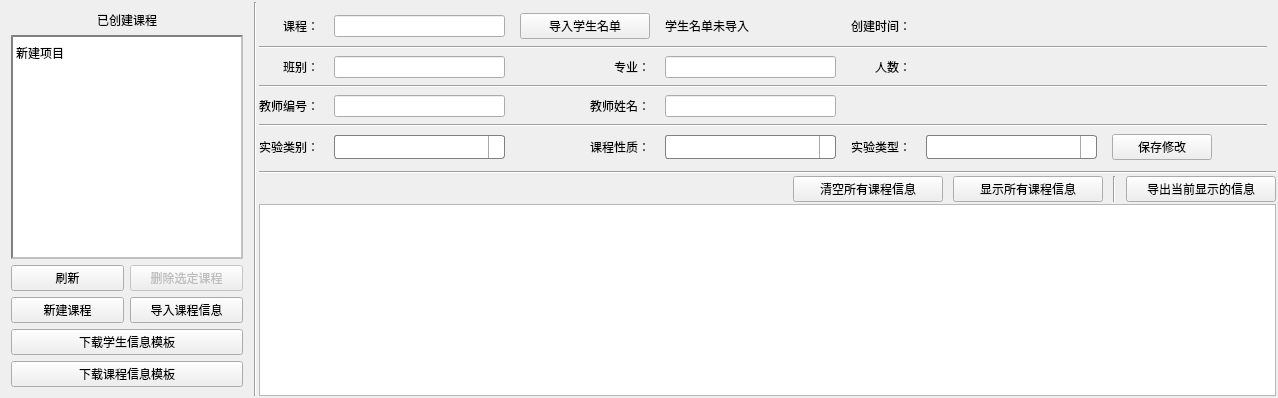
        <widget class="QWidget" name="tab_7">
         <property name="styleSheet">
          <string notr="true">QWidget#tab_7
{
	border:1px solid gray;
}</string>
         </property>
         <attribute name="icon">
          <iconset resource="image.qrc">
           <normaloff>:/images/images/else/detail.png</normaloff>:/images/images/else/detail.png</iconset>
         </attribute>
         <attribute name="title">
          <string>课程设置</string>
         </attribute>
         <layout class="QHBoxLayout" name="horizontalLayout_13">
          <property name="spacing">
           <number>2</number>
          </property>
          <property name="leftMargin">
           <number>2</number>
          </property>
          <property name="topMargin">
           <number>2</number>
          </property>
          <property name="rightMargin">
           <number>2</number>
          </property>
          <property name="bottomMargin">
           <number>2</number>
          </property>
          <item>
           <widget class="QWidget" name="showcourseWidget" native="true">
            <property name="maximumSize">
             <size>
              <width>250</width>
              <height>16777215</height>
             </size>
            </property>
            <layout class="QVBoxLayout" name="verticalLayout_10">
             <item alignment="Qt::AlignHCenter">
              <widget class="QLabel" name="label_5">
               <property name="text">
                <string>已创建课程</string>
               </property>
              </widget>
             </item>
             <item>
              <widget class="QListWidget" name="lessonListWidget">
               <property name="styleSheet">
                <string notr="true">QListWidget
{
    border:2px solid gray;   /*边界线:宽度、颜色*/
    /*background:gray;*/    /*表格背景色*/
    color:black;        /*前景色：文字颜色*/
	border-style:inset;
    /*margin:5px,5px,0px,50px;*/   /*上、下、左、右，间距*/
}


QListWidget::item
{
    padding-top:10px;
    padding-bottom:4px;
}


QListWidget::item:hover
{
    show-decoration-selected:5;
    background:skyblue;
}

QListWidget::item:selected
{
    /*border:0px;*/
    background:lightgray;
    padding:0px;
    margin:0px;
    color:red;
}

/*上次选择后保留的状态，鼠标离开后显示*/
QListWidget::item:selected:!active
{
    border-width:0px;
    background:lightgreen;
}
</string>
               </property>
               <property name="selectionMode">
                <enum>QAbstractItemView::ExtendedSelection</enum>
               </property>
               <item>
                <property name="text">
                 <string>新建项目</string>
                </property>
               </item>
              </widget>
             </item>
             <item>
              <layout class="QGridLayout" name="gridLayout_4">
               <item row="0" column="0">
                <widget class="QPushButton" name="pushButton_23">
                 <property name="text">
                  <string>刷新</string>
                 </property>
                </widget>
               </item>
               <item row="1" column="1">
                <widget class="QPushButton" name="pushButton_24">
                 <property name="text">
                  <string>导入课程信息</string>
                 </property>
                </widget>
               </item>
               <item row="1" column="0">
                <widget class="QPushButton" name="pushButton_21">
                 <property name="toolTip">
                  <string>添加新的课程</string>
                 </property>
                 <property name="text">
                  <string>新建课程</string>
                 </property>
                </widget>
               </item>
               <item row="0" column="1">
                <widget class="QPushButton" name="pushButton_22">
                 <property name="enabled">
                  <bool>false</bool>
                 </property>
                 <property name="toolTip">
                  <string>删除选定课程</string>
                 </property>
                 <property name="text">
                  <string>删除选定课程</string>
                 </property>
                </widget>
               </item>
               <item row="2" column="0" colspan="2">
                <widget class="QPushButton" name="pushButton_28">
                 <property name="text">
                  <string>下载学生信息模板</string>
                 </property>
                </widget>
               </item>
               <item row="3" column="0" colspan="2">
                <widget class="QPushButton" name="pushButton_29">
                 <property name="text">
                  <string>下载课程信息模板</string>
                 </property>
                </widget>
               </item>
              </layout>
             </item>
            </layout>
           </widget>
          </item>
          <item>
           <widget class="Line" name="line_19">
            <property name="orientation">
             <enum>Qt::Vertical</enum>
            </property>
           </widget>
          </item>
          <item>
           <layout class="QVBoxLayout" name="verticalLayout_11">
            <property name="topMargin">
             <number>2</number>
            </property>
            <item>
             <widget class="QWidget" name="gridWidget" native="true">
              <layout class="QGridLayout" name="gridLayout_3">
               <property name="leftMargin">
                <number>0</number>
               </property>
               <property name="horizontalSpacing">
                <number>15</number>
               </property>
               <property name="verticalSpacing">
                <number>7</number>
               </property>
               <item row="0" column="1">
                <widget class="QLineEdit" name="leLessonName">
                 <property name="maximumSize">
                  <size>
                   <width>175</width>
                   <height>16777215</height>
                  </size>
                 </property>
                </widget>
               </item>
               <item row="3" column="0" colspan="8">
                <widget class="Line" name="line_17">
                 <property name="orientation">
                  <enum>Qt::Horizontal</enum>
                 </property>
                </widget>
               </item>
               <item row="6" column="1">
                <widget class="QComboBox" name="cbxEtype">
                 <property name="minimumSize">
                  <size>
                   <width>171</width>
                   <height>0</height>
                  </size>
                 </property>
                 <property name="maximumSize">
                  <size>
                   <width>175</width>
                   <height>16777215</height>
                  </size>
                 </property>
                 <property name="styleSheet">
                  <string notr="true">QComboBox{font-size:15px;border: 1px solid gray;  border-radius: 3px; padding: 1px 2px 1px 2px;}
QComboBox::drop-down {subcontrol-origin: padding;subcontrol-position: top right;width: 15px;border-left-width: 1px;border-left-color: darkgray;border-left-style: solid;border-top-right-radius: 3px;border-bottom-right-radius: 3px;}
QComboBox:hover{border:2px solid rgb(50, 180, 250);}
QComboBox::down-arrow {background:url(images/combo/arrow_drop_down.ico);background-repeat:no-repeat;background-position:center;}
QComboBox QAbstractItemView{border: 1px solid darkgray;border-radius:2px;selection-background-color:#12CABD  ;outline:0px;}</string>
                 </property>
                </widget>
               </item>
               <item row="6" column="2" alignment="Qt::AlignRight">
                <widget class="QLabel" name="label_21">
                 <property name="text">
                  <string>课程性质：</string>
                 </property>
                </widget>
               </item>
               <item row="2" column="2" alignment="Qt::AlignRight">
                <widget class="QLabel" name="label_19">
                 <property name="text">
                  <string>专业：</string>
                 </property>
                </widget>
               </item>
               <item row="2" column="3">
                <widget class="QLineEdit" name="leCmajor">
                 <property name="maximumSize">
                  <size>
                   <width>175</width>
                   <height>16777215</height>
                  </size>
                 </property>
                </widget>
               </item>
               <item row="2" column="1">
                <widget class="QLineEdit" name="leCname">
                 <property name="maximumSize">
                  <size>
                   <width>175</width>
                   <height>16777215</height>
                  </size>
                 </property>
                </widget>
               </item>
               <item row="2" column="4" alignment="Qt::AlignRight">
                <widget class="QLabel" name="label_6">
                 <property name="text">
                  <string>人数：</string>
                 </property>
                </widget>
               </item>
               <item row="0" column="2">
                <widget class="QPushButton" name="importStudBtn">
                 <property name="minimumSize">
                  <size>
                   <width>130</width>
                   <height>0</height>
                  </size>
                 </property>
                 <property name="text">
                  <string>导入学生名单</string>
                 </property>
                </widget>
               </item>
               <item row="0" column="0" alignment="Qt::AlignRight">
                <widget class="QLabel" name="label_23">
                 <property name="text">
                  <string>课程：</string>
                 </property>
                </widget>
               </item>
               <item row="6" column="7">
                <spacer name="horizontalSpacer_13">
                 <property name="orientation">
                  <enum>Qt::Horizontal</enum>
                 </property>
                 <property name="sizeHint" stdset="0">
                  <size>
                   <width>40</width>
                   <height>20</height>
                  </size>
                 </property>
                </spacer>
               </item>
               <item row="6" column="6">
                <widget class="QPushButton" name="saveLessonEditBtn">
                 <property name="minimumSize">
                  <size>
                   <width>100</width>
                   <height>0</height>
                  </size>
                 </property>
                 <property name="text">
                  <string>保存修改</string>
                 </property>
                </widget>
               </item>
               <item row="4" column="2" alignment="Qt::AlignRight">
                <widget class="QLabel" name="label_17">
                 <property name="text">
                  <string>教师姓名：</string>
                 </property>
                </widget>
               </item>
               <item row="4" column="1">
                <widget class="QLineEdit" name="leTeacherId">
                 <property name="maximumSize">
                  <size>
                   <width>175</width>
                   <height>16777215</height>
                  </size>
                 </property>
                </widget>
               </item>
               <item row="6" column="0" alignment="Qt::AlignRight">
                <widget class="QLabel" name="label_20">
                 <property name="text">
                  <string>实验类别：</string>
                 </property>
                </widget>
               </item>
               <item row="4" column="3">
                <widget class="QLineEdit" name="leTeacherName">
                 <property name="maximumSize">
                  <size>
                   <width>175</width>
                   <height>16777215</height>
                  </size>
                 </property>
                 <property name="readOnly">
                  <bool>true</bool>
                 </property>
                </widget>
               </item>
               <item row="6" column="3">
                <widget class="QComboBox" name="cbxRequire">
                 <property name="minimumSize">
                  <size>
                   <width>171</width>
                   <height>0</height>
                  </size>
                 </property>
                 <property name="maximumSize">
                  <size>
                   <width>175</width>
                   <height>16777215</height>
                  </size>
                 </property>
                 <property name="styleSheet">
                  <string notr="true">QComboBox{font-size:15px;border: 1px solid gray;  border-radius: 3px; padding: 1px 2px 1px 2px;}
QComboBox::drop-down {subcontrol-origin: padding;subcontrol-position: top right;width: 15px;border-left-width: 1px;border-left-color: darkgray;border-left-style: solid;border-top-right-radius: 3px;border-bottom-right-radius: 3px;}
QComboBox:hover{border:2px solid rgb(50, 180, 250);}
QComboBox::down-arrow {background:url(images/combo/arrow_drop_down.ico);background-repeat:no-repeat;background-position:center;}
QComboBox QAbstractItemView{border: 1px solid darkgray;border-radius:2px;selection-background-color:#12CABD  ;outline:0px;}</string>
                 </property>
                </widget>
               </item>
               <item row="4" column="0" alignment="Qt::AlignRight">
                <widget class="QLabel" name="label_7">
                 <property name="text">
                  <string>教师编号：</string>
                 </property>
                </widget>
               </item>
               <item row="6" column="5">
                <widget class="QComboBox" name="cbxCetagory">
                 <property name="minimumSize">
                  <size>
                   <width>171</width>
                   <height>0</height>
                  </size>
                 </property>
                 <property name="maximumSize">
                  <size>
                   <width>175</width>
                   <height>16777215</height>
                  </size>
                 </property>
                 <property name="styleSheet">
                  <string notr="true">QComboBox{font-size:15px;border: 1px solid gray;  border-radius: 3px; padding: 1px 2px 1px 2px;}
QComboBox::drop-down {subcontrol-origin: padding;subcontrol-position: top right;width: 15px;border-left-width: 1px;border-left-color: darkgray;border-left-style: solid;border-top-right-radius: 3px;border-bottom-right-radius: 3px;}
QComboBox:hover{border:2px solid rgb(50, 180, 250);}
QComboBox::down-arrow {background:url(images/combo/arrow_drop_down.ico);background-repeat:no-repeat;background-position:center;}
QComboBox QAbstractItemView{border: 1px solid darkgray;border-radius:2px;selection-background-color:#12CABD  ;outline:0px;}</string>
                 </property>
                </widget>
               </item>
               <item row="6" column="4" alignment="Qt::AlignHCenter">
                <widget class="QLabel" name="label_22">
                 <property name="text">
                  <string>实验类型：</string>
                 </property>
                </widget>
               </item>
               <item row="2" column="0" alignment="Qt::AlignRight">
                <widget class="QLabel" name="label_18">
                 <property name="text">
                  <string>班别：</string>
                 </property>
                </widget>
               </item>
               <item row="1" column="0" colspan="8">
                <widget class="Line" name="line_16">
                 <property name="orientation">
                  <enum>Qt::Horizontal</enum>
                 </property>
                </widget>
               </item>
               <item row="0" column="5">
                <widget class="QLabel" name="labLessonCreateTime">
                 <property name="text">
                  <string/>
                 </property>
                </widget>
               </item>
               <item row="5" column="0" colspan="8">
                <widget class="Line" name="line_18">
                 <property name="orientation">
                  <enum>Qt::Horizontal</enum>
                 </property>
                </widget>
               </item>
               <item row="0" column="4">
                <widget class="QLabel" name="label_24">
                 <property name="text">
                  <string>创建时间：</string>
                 </property>
                </widget>
               </item>
               <item row="2" column="5">
                <widget class="QLabel" name="labStuCount">
                 <property name="text">
                  <string/>
                 </property>
                </widget>
               </item>
               <item row="0" column="3">
                <layout class="QHBoxLayout" name="horizontalLayout_14">
                 <item>
                  <widget class="QLabel" name="labLessonMsg">
                   <property name="text">
                    <string>学生名单未导入</string>
                   </property>
                  </widget>
                 </item>
                </layout>
               </item>
              </layout>
             </widget>
            </item>
            <item>
             <widget class="Line" name="line_14">
              <property name="orientation">
               <enum>Qt::Horizontal</enum>
              </property>
             </widget>
            </item>
            <item>
             <layout class="QHBoxLayout" name="horizontalLayout_12">
              <property name="spacing">
               <number>10</number>
              </property>
              <item>
               <spacer name="horizontalSpacer_11">
                <property name="orientation">
                 <enum>Qt::Horizontal</enum>
                </property>
                <property name="sizeHint" stdset="0">
                 <size>
                  <width>40</width>
                  <height>20</height>
                 </size>
                </property>
               </spacer>
              </item>
              <item>
               <widget class="QPushButton" name="pushButton_27">
                <property name="minimumSize">
                 <size>
                  <width>150</width>
                  <height>0</height>
                 </size>
                </property>
                <property name="text">
                 <string>清空所有课程信息</string>
                </property>
               </widget>
              </item>
              <item>
               <widget class="QPushButton" name="pushButton_25">
                <property name="minimumSize">
                 <size>
                  <width>150</width>
                  <height>0</height>
                 </size>
                </property>
                <property name="text">
                 <string>显示所有课程信息</string>
                </property>
               </widget>
              </item>
              <item>
               <widget class="Line" name="line_31">
                <property name="orientation">
                 <enum>Qt::Vertical</enum>
                </property>
               </widget>
              </item>
              <item>
               <widget class="QPushButton" name="pushButton_26">
                <property name="minimumSize">
                 <size>
                  <width>150</width>
                  <height>0</height>
                 </size>
                </property>
                <property name="text">
                 <string>导出当前显示的信息</string>
                </property>
               </widget>
              </item>
             </layout>
            </item>
            <item>
             <widget class="QTableWidget" name="tableWidgetLesson">
              <property name="styleSheet">
               <string notr="true">QTableWidget::item:hover
{
    show-decoration-selected:5;
    background:skyblue;
}</string>
              </property>
             </widget>
            </item>
           </layout>
          </item>
         </layout>
        </widget>
